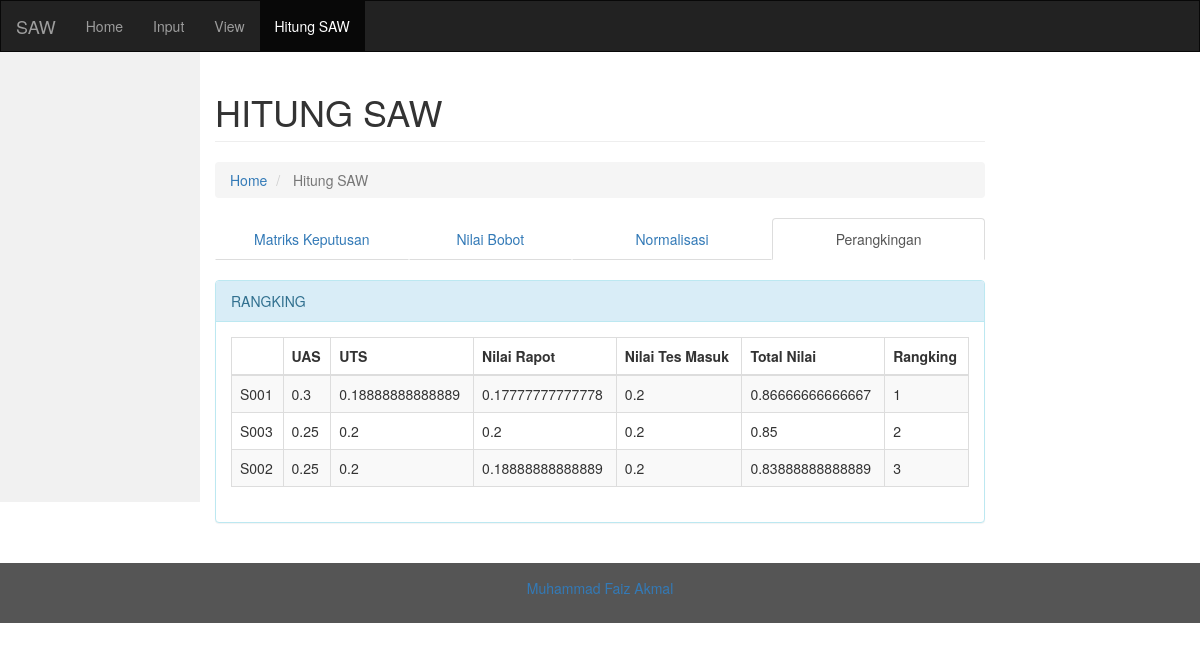
The page /perangkingan.php on the database its author committed.
### tables this page shows
CREATE TABLE `tb_nilai` (
  `NIS` varchar(11) NOT NULL,
  `nama` varchar(35) NOT NULL,
  `UAS` int(11) NOT NULL,
  `UTS` int(11) NOT NULL,
  `nilairapot` int(11) NOT NULL,
  `nilaitesmasuk` int(11) NOT NULL
);

CREATE TABLE `tb_bobot` (
  `B_UAS` double NOT NULL,
  `B_UTS` double NOT NULL,
  `B_nilairapot` double NOT NULL,
  `B_tesmasuk` double NOT NULL
);

### perangkingan.php (the view, shortened to what this page needs)
<!DOCTYPE html>
<html lang="en">
      <?php
    include('koneksi.php');
?>
<head>
  <link rel="stylesheet" href="https://maxcdn.bootstrapcdn.com/bootstrap/3.3.7/css/bootstrap.min.css">
  <link rel="stylesheet" href="css/style.css">
</head>
<body>
<nav class="navbar navbar-inverse">
  <div class="container-fluid">
    <div class="navbar-header">
      <a class="navbar-brand" href="index.php">SAW</a>
    </div>
    <div class="collapse navbar-collapse" id="myNavbar">
      <ul class="nav navbar-nav">
        <li><a href="index.php">Home</a></li>
        <li><a href="idatasiswa.php">Input</a></li>
        <li><a href="vdatasiswa.php">View</a></li>
        <li class="active"><a href="matrikskeputusan.php">Hitung SAW</a></li>
      </ul>
    </div>
  </div>
</nav>
<div class="container-fluid text-center">
  <div class="row content">
    <div class="col-sm-2 sidenav">
    </div>
    <div class="col-sm-8 text-left">
        <h1 class="page-header">
                HITUNG SAW
        </h1>
        <ol class="breadcrumb">
                            <li>
                                <i class="fa fa-dashboard"></i>  <a href="index.php">Home</a>
                            </li>
                            <li class="active">
                                <i class="fa fa-dashboard"></i>Hitung SAW
                            </li>
        </ol>
        <ul class="nav nav-tabs nav-justified">
                <li><a href="matrikskeputusan.php">Matriks Keputusan</a></li>
                <li><a href="nilaibobot.php">Nilai Bobot</a></li>
                <li><a href="normalisasi.php">Normalisasi</a></li>
                <li class="active"><a href="perangkingan.php">Perangkingan</a></li>
        </ul><br>
<?php
        $sql="SELECT MAX(UAS), MAX(UTS), MAX(nilairapot), MAX(nilaitesmasuk)FROM tb_nilai";
        $result=mysqli_query($konek_db,$sql);
        while($row=mysqli_fetch_array($result)){
            $MaxUAS           =$row[0];
            $MaxUTS           =$row[1];
            $MaxNilairapot    =$row[2];
            $MaxNilaitesmasuk =$row[3];
        }
        ?>
    <div class="panel panel-info">
        <div class="panel-heading">RANGKING</div>
            <div class="panel-body">
     <table width="100%" class="table table-striped table-bordered table-hover" id="dataTables-example">
                                <thead>
                                    <tr>
                                        <th></th>
                                        <th>UAS</th>
                                        <th>UTS</th>
                                        <th>Nilai Rapot</th>
                                        <th>Nilai Tes Masuk</th>
                                        <th>Total Nilai</th>
                                        <th>Rangking</th>
                                    </tr>
                                </thead>
<?php
        $sql="SELECT NIS, UAS, UTS, nilairapot, nilaitesmasuk,
                     B_UAS, B_UTS, B_nilairapot, B_tesmasuk
                     FROM tb_nilai, tb_bobot ORDER BY UAS DESC, UTS DESC, nilairapot DESC, nilaitesmasuk DESC";
        $result=mysqli_query($konek_db,$sql) or die(mysql_error());
        $rangking =0;
        while($row = mysqli_fetch_array($result)){
            $rangking++;
            $NIS          =$row[0];
            $cUAS         =$row[5]*($row[1]/$MaxUAS);
            $cUTS         =$row[6]*($row[2]/$MaxUTS);
            $cRapot       =$row[7]*($row[3]/$MaxNilairapot);
            $cTes         =$row[8]*($row[4]/$MaxNilaitesmasuk);
            $total        =$cUAS + $cUTS + $cRapot + $cTes;
           echo "
        			<tr>
                    <td>".$NIS."</td>
					<td>".$cUAS."</td>
                    <td>".$cUTS."</td>
                    <td>".$cRapot."</td>
                    <td>".$cTes."</td>
                    <td>".$total."</td>
                    <td>".$rangking."</td>
                    </tr>
        	";
            }
        ?>
        </table>
            </div>
    </div>
            <br></div><br>
  </div>
</div>
<footer class="container-fluid text-center">
  <a href="https://about.me/faizakmal"><p>Muhammad Faiz Akmal</p></a>
</footer>
</body>
</html>

### css/style.css (style rules this page uses)
.navbar { margin-bottom: 0; border-radius: 0; }
.row.content { height: 450px }
.sidenav { padding-top: 20px; background-color: #f1f1f1; height: 100%; }
footer { background-color: #555; color: white; padding: 15px; }

### rows shown on the page
tb_nilai: NIS "S001", tb_bobot.B_UAS "0.3", cUTS "0.18888888888889", cRapot "0.17777777777778", tb_bobot.B_tesmasuk "0.2", total "0.86666666666667"
tb_nilai: NIS "S003", cUAS "0.25", tb_bobot.B_UTS "0.2", tb_bobot.B_nilairapot "0.2", tb_bobot.B_tesmasuk "0.2", total "0.85"
tb_nilai: NIS "S002", cUAS "0.25", tb_bobot.B_UTS "0.2", cRapot "0.18888888888889", tb_bobot.B_tesmasuk "0.2", total "0.83888888888889"
